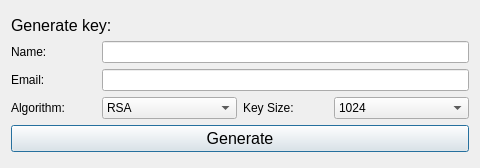
<?xml version="1.0" encoding="UTF-8"?>
<ui version="4.0">
 <class>Dialog</class>
 <widget class="QDialog" name="Dialog">
  <property name="geometry">
   <rect>
    <x>0</x>
    <y>0</y>
    <width>480</width>
    <height>168</height>
   </rect>
  </property>
  <property name="windowTitle">
   <string>Generate key</string>
  </property>
  <layout class="QVBoxLayout" name="verticalLayout">
   <item>
    <spacer name="verticalSpacer_2">
     <property name="orientation">
      <enum>Qt::Vertical</enum>
     </property>
     <property name="sizeHint" stdset="0">
      <size>
       <width>20</width>
       <height>40</height>
      </size>
     </property>
    </spacer>
   </item>
   <item>
    <layout class="QHBoxLayout" name="horizontalLayout_2">
     <item>
      <widget class="QLabel" name="label_2">
       <property name="font">
        <font>
         <pointsize>12</pointsize>
        </font>
       </property>
       <property name="text">
        <string>Generate key:</string>
       </property>
      </widget>
     </item>
    </layout>
   </item>
   <item>
    <layout class="QHBoxLayout" name="horizontalLayout_4">
     <item>
      <widget class="QLabel" name="label_4">
       <property name="sizePolicy">
        <sizepolicy hsizetype="Fixed" vsizetype="Preferred">
         <horstretch>0</horstretch>
         <verstretch>0</verstretch>
        </sizepolicy>
       </property>
       <property name="minimumSize">
        <size>
         <width>85</width>
         <height>0</height>
        </size>
       </property>
       <property name="font">
        <font>
         <pointsize>9</pointsize>
        </font>
       </property>
       <property name="text">
        <string>Name:</string>
       </property>
      </widget>
     </item>
     <item>
      <widget class="QLineEdit" name="lineEdit_3"/>
     </item>
    </layout>
   </item>
   <item>
    <layout class="QHBoxLayout" name="horizontalLayout_5">
     <item>
      <widget class="QLabel" name="label_5">
       <property name="sizePolicy">
        <sizepolicy hsizetype="Fixed" vsizetype="Preferred">
         <horstretch>0</horstretch>
         <verstretch>0</verstretch>
        </sizepolicy>
       </property>
       <property name="minimumSize">
        <size>
         <width>85</width>
         <height>0</height>
        </size>
       </property>
       <property name="font">
        <font>
         <pointsize>9</pointsize>
        </font>
       </property>
       <property name="text">
        <string>Email:</string>
       </property>
      </widget>
     </item>
     <item>
      <widget class="QLineEdit" name="lineEdit_2"/>
     </item>
    </layout>
   </item>
   <item>
    <layout class="QHBoxLayout" name="horizontalLayout_7">
     <item>
      <widget class="QLabel" name="label_7">
       <property name="sizePolicy">
        <sizepolicy hsizetype="Fixed" vsizetype="Preferred">
         <horstretch>0</horstretch>
         <verstretch>0</verstretch>
        </sizepolicy>
       </property>
       <property name="minimumSize">
        <size>
         <width>85</width>
         <height>0</height>
        </size>
       </property>
       <property name="font">
        <font>
         <pointsize>9</pointsize>
        </font>
       </property>
       <property name="text">
        <string>Algorithm:</string>
       </property>
      </widget>
     </item>
     <item>
      <widget class="QComboBox" name="comboBox">
       <item>
        <property name="text">
         <string>RSA</string>
        </property>
       </item>
       <item>
        <property name="text">
         <string>DSA/ElGamal</string>
        </property>
       </item>
      </widget>
     </item>
     <item>
      <widget class="QLabel" name="label_11">
       <property name="sizePolicy">
        <sizepolicy hsizetype="Fixed" vsizetype="Preferred">
         <horstretch>0</horstretch>
         <verstretch>0</verstretch>
        </sizepolicy>
       </property>
       <property name="minimumSize">
        <size>
         <width>85</width>
         <height>0</height>
        </size>
       </property>
       <property name="font">
        <font>
         <pointsize>9</pointsize>
        </font>
       </property>
       <property name="text">
        <string>Key Size:</string>
       </property>
      </widget>
     </item>
     <item>
      <widget class="QComboBox" name="comboBox_2">
       <item>
        <property name="text">
         <string>1024</string>
        </property>
       </item>
       <item>
        <property name="text">
         <string>2048</string>
        </property>
       </item>
      </widget>
     </item>
    </layout>
   </item>
   <item>
    <widget class="QPushButton" name="pushButton">
     <property name="font">
      <font>
       <pointsize>12</pointsize>
      </font>
     </property>
     <property name="text">
      <string>Generate</string>
     </property>
    </widget>
   </item>
   <item>
    <spacer name="verticalSpacer">
     <property name="orientation">
      <enum>Qt::Vertical</enum>
     </property>
     <property name="sizeHint" stdset="0">
      <size>
       <width>20</width>
       <height>40</height>
      </size>
     </property>
    </spacer>
   </item>
  </layout>
 </widget>
 <resources/>
 <connections/>
</ui>
